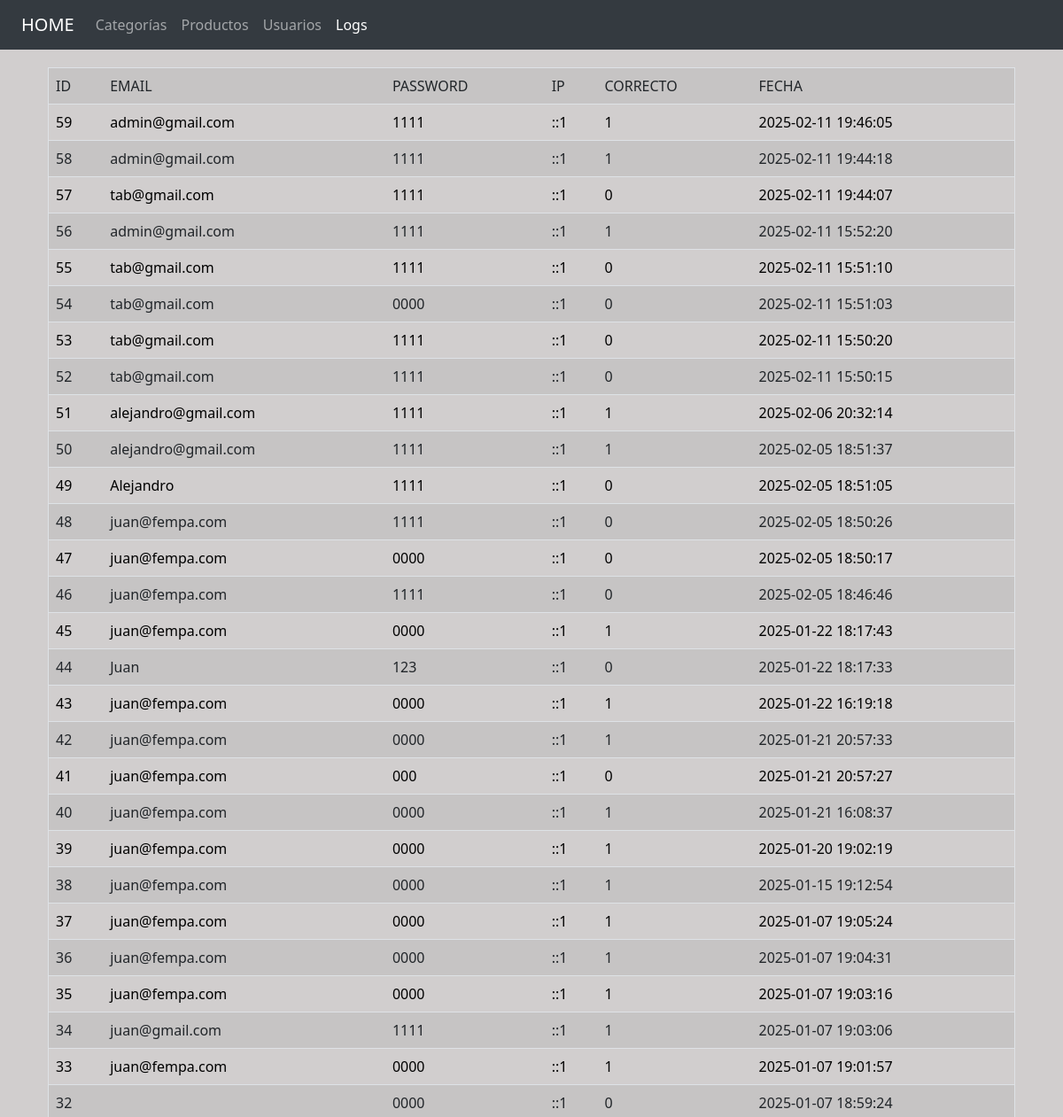
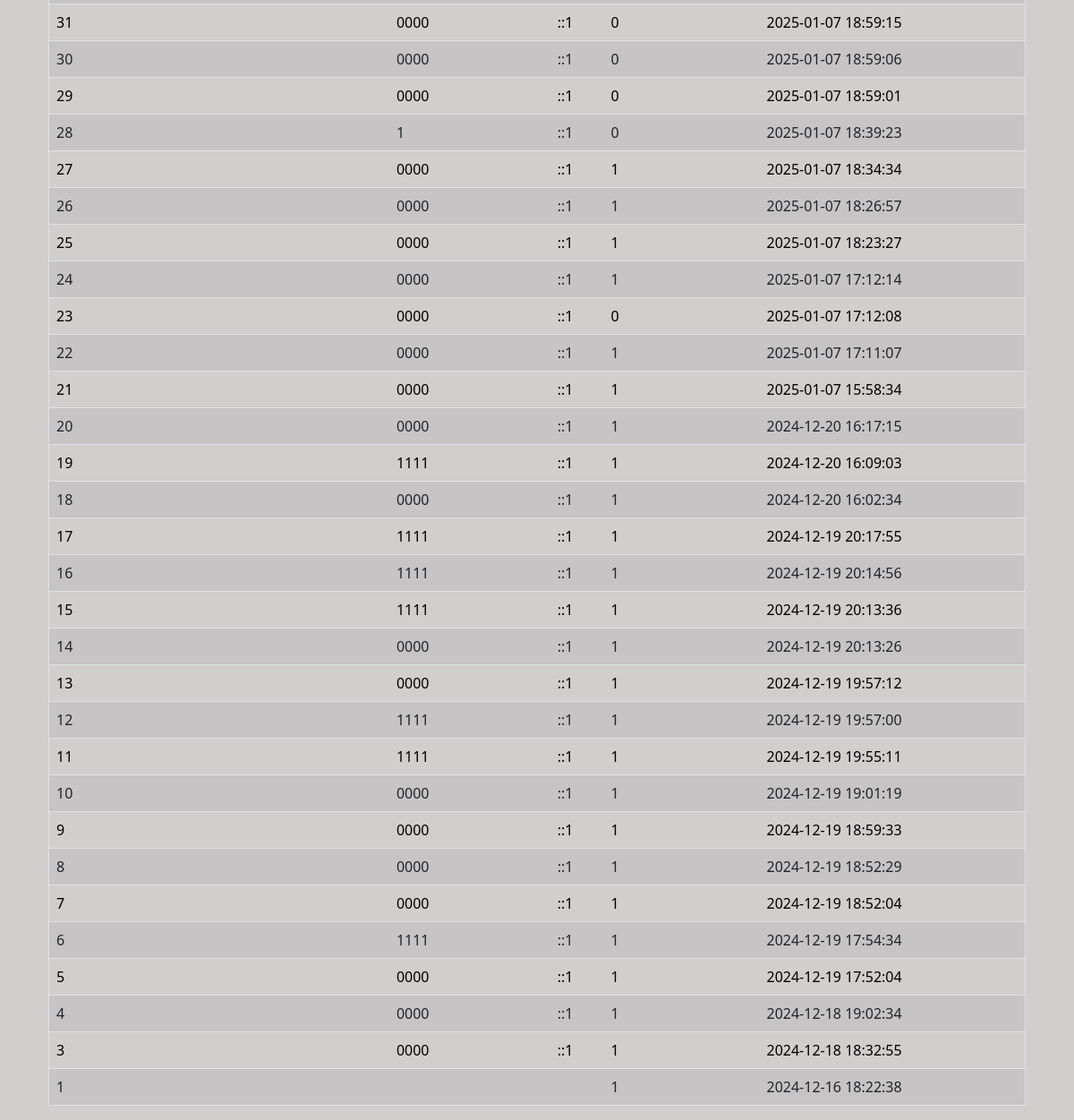
/admin/logs.php, run on an earlier commit of the app's database (2 pictures, top to bottom).
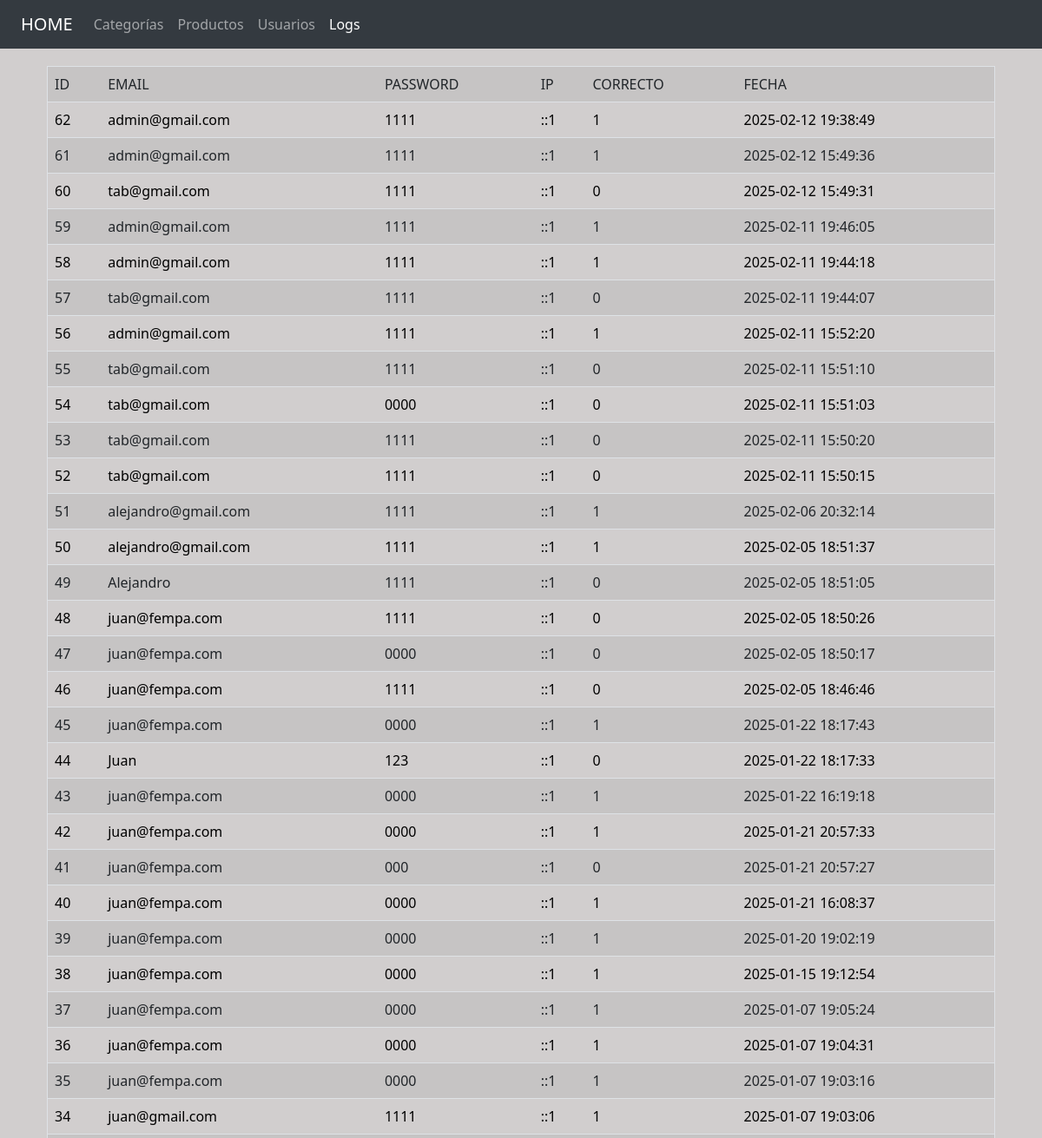
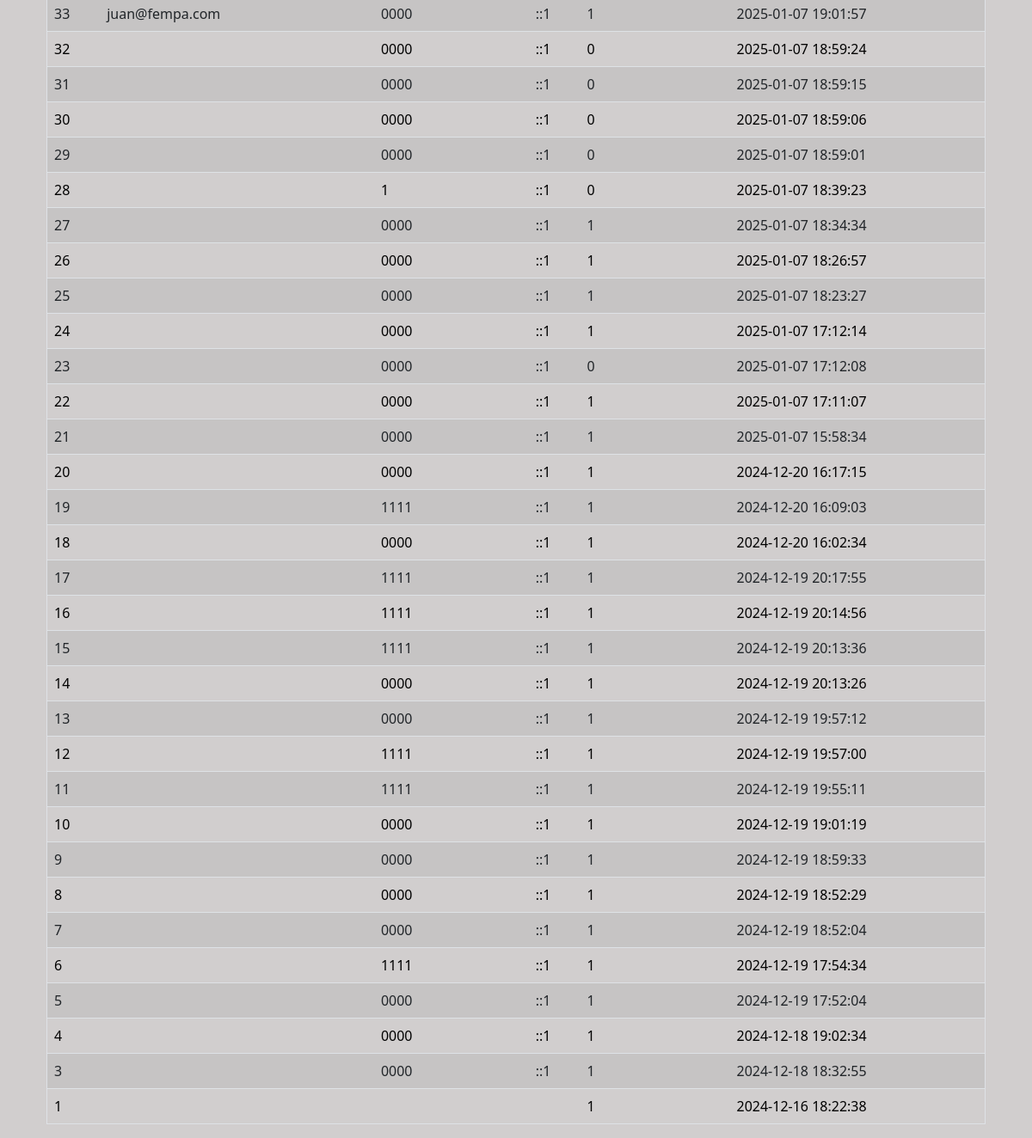
And on a later commit of the database (2 pictures, top to bottom).
### tables this page shows
CREATE TABLE IF NOT EXISTS `accesos` (
  `id` int(11) NOT NULL AUTO_INCREMENT,
  `email` varchar(250) DEFAULT NULL,
  `pass` varchar(250) DEFAULT NULL,
  `ip` varchar(15) DEFAULT NULL,
  `correcto` tinyint(4) DEFAULT NULL,
  `fecha` datetime NOT NULL DEFAULT current_timestamp(),
  PRIMARY KEY (`id`)
);

### admin/logs.php (the view, shortened to what this page needs)
<!DOCTYPE html>
<html lang="es">
    <head>
        <link href="https://cdn.jsdelivr.net/npm/bootstrap@5.3.3/dist/css/bootstrap.min.css" rel="stylesheet"
 />
</head>
<body>
    <?php require_once 'nav.php';
try {
    $conn = new PDO('mysql:host=localhost;dbname=bd_tienda', 'root', '');
    } catch (PDOException $e) {
        die($e);
    }
    try {
        $stmt = $conn->query('SELECT * FROM accesos ORDER BY fecha DESC');
    } catch (\Throwable $th) {
        die($th);
    }
    if (!$stmt) {
        die('Error 404');
    } else {
        ?>
        <div class="container">
            <table class="table table-striped">
                <tr>
                    <td>ID</td>
                    <td>EMAIL</td>
                    <td>PASSWORD</td>
                    <td>IP</td>
                    <td>CORRECTO</td>
                    <td>FECHA</td>
                </tr>
                <?php
                while ($fila = $stmt->fetch(PDO::FETCH_ASSOC)) {
                    echo "<tr>
                <td>{$fila['id']}</td>
                <td>{$fila['email']}</td>
                <td>{$fila['pass']}</td>
                <td>{$fila['ip']}</td>
                <td>{$fila['correcto']}</td>
                <td>{$fila['fecha']}</td>
                </tr>";
                }
    }
    ?>
        </table>
    </div>
</body>
</html>

What changed in the data, as far as the page shows it:
added accesos: id "62", email "admin@gmail.com", pass "1111", ip "::1", correcto "1", fecha "2025-02-12 19:38:49"
added accesos: id "61", email "admin@gmail.com", pass "1111", ip "::1", correcto "1", fecha "2025-02-12 15:49:36"
added accesos: id "60", email "tab@gmail.com", pass "1111", ip "::1", correcto "0", fecha "2025-02-12 15:49:31"
